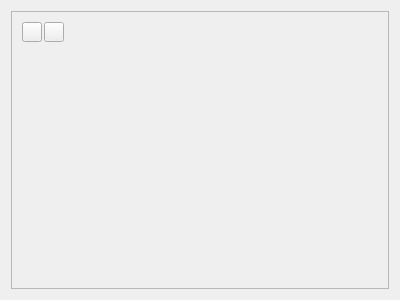
<?xml version="1.0" encoding="UTF-8"?>
<ui version="4.0">
 <class>RadarWidget</class>
 <widget class="QWidget" name="RadarWidget">
  <property name="geometry">
   <rect>
    <x>0</x>
    <y>0</y>
    <width>400</width>
    <height>300</height>
   </rect>
  </property>
  <property name="windowTitle">
   <string>RadarWidget</string>
  </property>
  <layout class="QGridLayout" name="gridLayout">
   <item row="0" column="0">
    <widget class="MapFrame" name="mapWidget">
     <property name="frameShape">
      <enum>QFrame::StyledPanel</enum>
     </property>
     <property name="frameShadow">
      <enum>QFrame::Raised</enum>
     </property>
     <widget class="QWidget" name="horizontalLayoutWidget">
      <property name="geometry">
       <rect>
        <x>0</x>
        <y>0</y>
        <width>81</width>
        <height>31</height>
       </rect>
      </property>
      <layout class="QHBoxLayout" name="horizontalLayout_3">
       <item>
        <widget class="QPushButton" name="clearPolygonButton">
         <property name="minimumSize">
          <size>
           <width>20</width>
           <height>20</height>
          </size>
         </property>
         <property name="maximumSize">
          <size>
           <width>20</width>
           <height>20</height>
          </size>
         </property>
         <property name="text">
          <string/>
         </property>
         <property name="icon">
          <iconset resource="../../qt.qrc">
           <normaloff>:/icons/bin.png</normaloff>:/icons/bin.png</iconset>
         </property>
         <property name="iconSize">
          <size>
           <width>10</width>
           <height>10</height>
          </size>
         </property>
        </widget>
       </item>
       <item>
        <widget class="QPushButton" name="addPolygonButton">
         <property name="minimumSize">
          <size>
           <width>20</width>
           <height>20</height>
          </size>
         </property>
         <property name="maximumSize">
          <size>
           <width>20</width>
           <height>20</height>
          </size>
         </property>
         <property name="toolTip">
          <string>New polygon</string>
         </property>
         <property name="text">
          <string/>
         </property>
         <property name="icon">
          <iconset resource="../../qt.qrc">
           <normaloff>:/icons/plus.png</normaloff>:/icons/plus.png</iconset>
         </property>
         <property name="iconSize">
          <size>
           <width>10</width>
           <height>10</height>
          </size>
         </property>
        </widget>
       </item>
       <item>
        <widget class="ToggleButtonWidget" name="polygonTypeToggle" native="true">
         <property name="minimumSize">
          <size>
           <width>20</width>
           <height>20</height>
          </size>
         </property>
         <property name="maximumSize">
          <size>
           <width>20</width>
           <height>20</height>
          </size>
         </property>
         <property name="toolTip">
          <string>Polygon type (Yellow: Include / Red: Exclude)</string>
         </property>
        </widget>
       </item>
      </layout>
     </widget>
    </widget>
   </item>
  </layout>
 </widget>
 <layoutdefault spacing="6" margin="11"/>
 <customwidgets>
  <customwidget>
   <class>ToggleButtonWidget</class>
   <extends>QWidget</extends>
   <header>togglebuttonwidget.h</header>
   <container>1</container>
  </customwidget>
  <customwidget>
   <class>MapFrame</class>
   <extends>QFrame</extends>
   <header>mapframe.h</header>
   <container>1</container>
  </customwidget>
 </customwidgets>
 <resources>
  <include location="../../qt.qrc"/>
 </resources>
 <connections/>
</ui>
